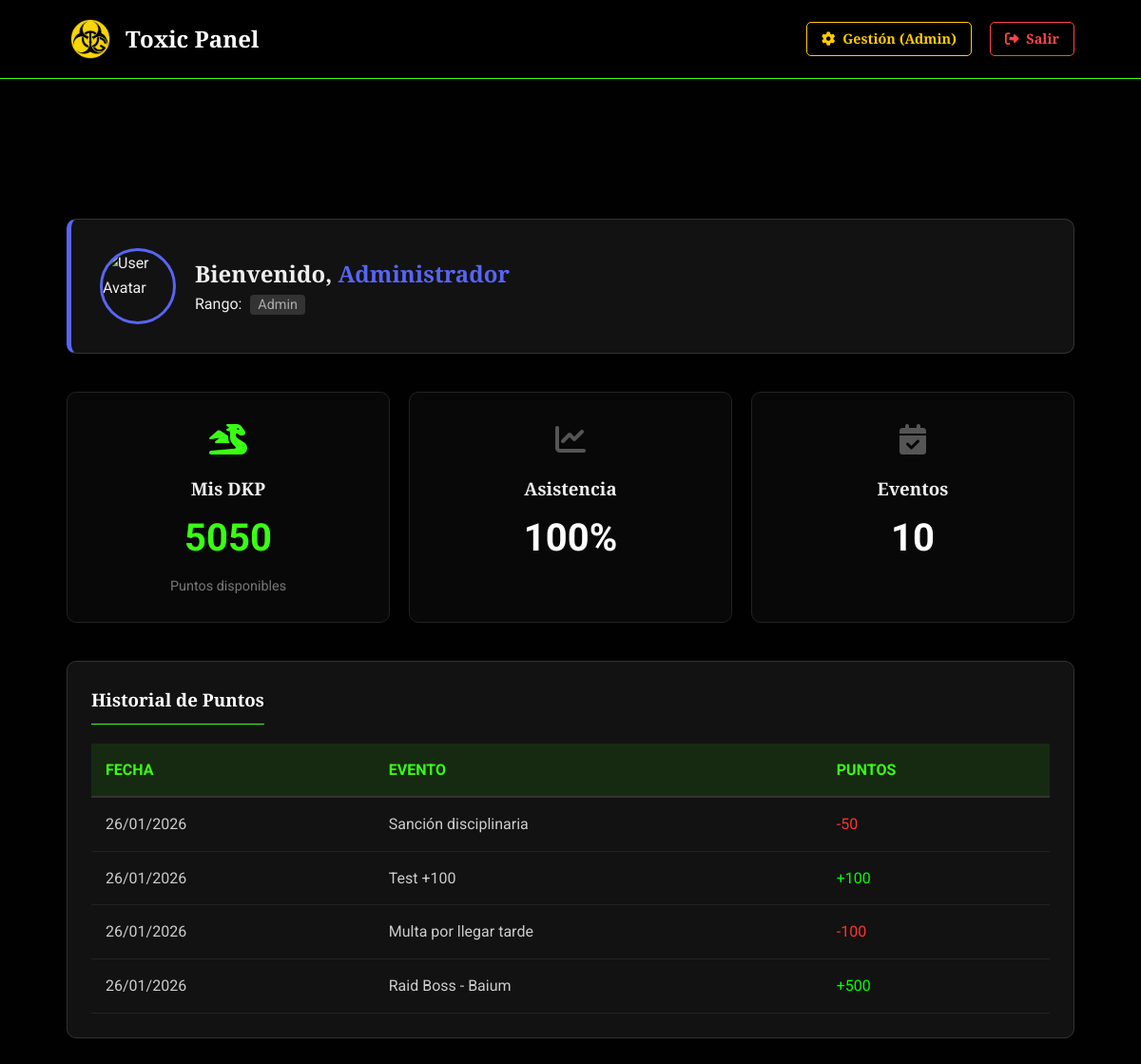
The page /panel/ (signed in) on the database its author committed.
### web/models.py (models this page shows, shortened)
class Perfil(models.Model):
    usuario = models.OneToOneField(User, on_delete=models.CASCADE, verbose_name="Usuario")
    discord_id = models.CharField(max_length=100, blank=True, null=True, verbose_name="ID Discord")
    avatar_url = models.URLField(max_length=500, blank=True, null=True, verbose_name="Link Avatar")
    rango = models.CharField(max_length=50, default="Miembro", verbose_name="Rango del Clan")
    dkp_actuales = models.IntegerField(default=0, verbose_name="Puntos DKP")
    asistencia_porcentaje = models.IntegerField(default=0, verbose_name="% Asistencia")
    eventos_participados = models.IntegerField(default=0, verbose_name="Raids Totales")
    class Meta:
        verbose_name = "Perfil de Jugador"
        verbose_name_plural = "Perfiles de Jugadores"

class HistorialDKP(models.Model):
    perfil = models.ForeignKey(Perfil, on_delete=models.CASCADE, verbose_name="Jugador")
    fecha = models.DateTimeField(auto_now_add=True, verbose_name="Fecha y Hora")
    evento = models.CharField(max_length=200, verbose_name="Motivo / Evento")
    cantidad = models.IntegerField(verbose_name="Cantidad de Puntos")
    class Meta:
        verbose_name = "Registro de Historial"
        verbose_name_plural = "Historial de Puntos"
        ordering = ['-fecha'] # Ordena siempre del más reciente al más antiguo

### web/views.py (the view)
# urls.py: path('panel/', views.panel, name='panel'),
@login_required
def panel(request):
    try:
        perfil_usuario = Perfil.objects.get(usuario=request.user)
        historial = HistorialDKP.objects.filter(perfil=perfil_usuario).order_by('-fecha')[:10]
        context = {
            'perfil': perfil_usuario,
            'historial': historial
        }
    except Perfil.DoesNotExist:
        context = {
            'error': 'Tu cuenta no tiene un Perfil de Jugador activo. Contacta a un Administrador.'
        }
    return render(request, 'web/panel.html', context)

### web/templates/web/panel.html (shortened to what this page needs)
{% extends 'web/base.html' %}
{% load static %}
{% block body_class %}modo-panel{% endblock %}
{% block content %}
    <header>
        <div class="container nav-container">
            <a href="{% url 'index' %}" class="logo">
                <img src="{% static 'web/assets/img_Icon_1.png' %}" alt="Logo" class="logo-icon">
                Toxic Panel
            </a>
            <nav>
                {% if user.is_superuser or user.is_staff %}
                    <a href="/admin/" target="_blank" class="nav-link btn-admin">
                        <i class="fa-solid fa-gear"></i> Gestión (Admin)
                    </a>
                {% endif %}
                <a href="{% url 'logout' %}" class="nav-link btn-logout">
                    <i class="fa-solid fa-right-from-bracket"></i> Salir
                </a>
            </nav>
        </div>
    </header>
    <section class="panel-section">
        <div class="container">
            {% if error %}
                <div style="background: #ff3333; color: white; padding: 20px; border-radius: 10px; margin-bottom: 20px; text-align: center;">
                    <i class="fa-solid fa-triangle-exclamation"></i> {{ error }}
                </div>
            {% else %}
                <div class="user-profile-box">
                    <div class="profile-header">
                        <img src="https://cdn.discordapp.com/embed/avatars/0.png" alt="User Avatar" class="discord-avatar">
                        <div class="profile-info">
                            <h2>Bienvenido, <span class="username">{{ perfil.usuario.username }}</span></h2>
                            <p class="rank">Rango: <span class="rank-badge">{{ perfil.rango }}</span></p>
                        </div>
                    </div>
                </div>
                <div class="stats-grid">
                    <div class="stat-card dkp-card">
                        <div class="icon-stat"><i class="fa-solid fa-dragon"></i></div>
                        <h3>Mis DKP</h3>
                        <p class="number">{{ perfil.dkp_actuales }}</p>
                        <span class="subtext">Puntos disponibles</span>
                    </div>
                    <div class="stat-card">
                        <div class="icon-stat"><i class="fa-solid fa-chart-line"></i></div>
                        <h3>Asistencia</h3>
                        <p class="number">{{ perfil.asistencia_porcentaje }}%</p>
                    </div>
                    <div class="stat-card">
                        <div class="icon-stat"><i class="fa-solid fa-calendar-check"></i></div>
                        <h3>Eventos</h3>
                        <p class="number">{{ perfil.eventos_participados }}</p>
                    </div>
                </div>
                <div class="history-table-box">
                    <h3>Historial de Puntos</h3>
                    <table>
                        <thead>
                            <tr>
                                <th>Fecha</th>
                                <th>Evento</th>
                                <th>Puntos</th>
                            </tr>
                        </thead>
                        <tbody>
                            {% for movimiento in historial %}
                            <tr>
                                <td>{{ movimiento.fecha|date:"d/m/Y" }}</td>
                                <td>{{ movimiento.evento }}</td>
                                <td>
                                    {% if movimiento.cantidad > 0 %}
                                        <span style="color: #00ff00;">+{{ movimiento.cantidad }}</span>
                                    {% else %}
                                        <span style="color: #ff3333;">{{ movimiento.cantidad }}</span>
                                    {% endif %}
                                </td>
                            </tr>
                            {% empty %}
                            <tr>
                                <td colspan="3" style="text-align: center; color: #666; padding: 20px;">
                                    Aún no tienes actividad registrada.
                                </td>
                            </tr>
                            {% endfor %}
                        </tbody>
                    </table>
                </div>
            {% endif %}
        </div>
    </section>
{% endblock %}

### web/static/web/style.css (style rules this page uses)
:root { --color-toxic: #39ff14; --color-discord: #5865F2; --color-dark: #050505; --color-panel: rgba(20, 20, 20, 0.95); --color-border: #333; --font-gamer: 'Cinzel', serif; --font-text: 'Roboto', sans-serif; }
html { scroll-behavior: smooth; scroll-padding-top: 85px; }
* { margin: 0; padding: 0; box-sizing: border-box; }
body { font-family: var(--font-text); line-height: 1.6; color: #eee; padding-top: 80px; background-color: var(--color-dark); position: relative; }
body::before { content: ""; position: fixed; top: 0; left: 0; width: 100%; height: 100%; z-index: -1; background: url('assets/img_Fondo_Principal.png') center/cover no-repeat; filter: grayscale(100%) brightness(0.4); }
h1, h2, h3, .nav-link, .btn-cta, .logo, .btn-login { font-family: var(--font-gamer); font-weight: 700; }
a { text-decoration: none; color: inherit; transition: 0.3s; }
.container { max-width: 1100px; margin: 0 auto; padding: 0 20px; }
header { background: #111; padding: 1rem 0; position: fixed; width: 100%; top: 0; left: 0; z-index: 1000; transition: all 0.3s ease; border-bottom: 1px solid var(--color-border); }
.nav-container { display: flex; justify-content: space-between; align-items: center; }
.logo { font-size: 1.5rem; color: #fff; z-index: 1001; display: flex; align-items: center; gap: 12px; }
.logo-icon { height: 50px; width: auto; transition: transform 0.3s ease; }
.nav-link { color: #fff; font-size: 1.1rem; position: relative; }
.nav-link::after { content: ''; position: absolute; width: 100%; height: 2px; bottom: -5px; left: 0; background-color: var(--color-toxic); transform: scaleX(0); transition: transform 0.3s ease-out; }
.nav-link.btn-admin::after, .nav-link.btn-logout::after { display: none !important; }
.btn-admin { border: 1px solid #ffcc00; color: #ffcc00 !important; padding: 5px 15px; border-radius: 5px; margin-right: 15px; transition: 0.3s; font-size: 0.9rem; display: inline-flex; align-items: center; gap: 8px; }
.btn-logout { border: 1px solid #ff4444; color: #ff4444 !important; padding: 5px 15px; border-radius: 5px; transition: 0.3s; font-size: 0.9rem; display: inline-flex; align-items: center; gap: 8px; }
.panel-section { padding-top: 150px; padding-bottom: 80px; min-height: 100vh; }
body.modo-panel header { background: rgba(0,0,0,0.8); border-bottom: 1px solid var(--color-toxic); }
.user-profile-box { background: var(--color-panel); border: 1px solid var(--color-border); border-left: 5px solid var(--color-discord); padding: 30px; border-radius: 10px; margin-bottom: 40px; }
.profile-header { display: flex; align-items: center; gap: 20px; }
.discord-avatar { width: 80px; height: 80px; border-radius: 50%; border: 3px solid var(--color-discord); object-fit: cover; }
.username { color: var(--color-discord); font-weight: bold; font-size: 1.5rem; }
.rank-badge { background: #333; padding: 2px 8px; border-radius: 4px; font-size: 0.9rem; color: #aaa; margin-left: 5px; }
.stats-grid { display: grid; grid-template-columns: repeat(auto-fit, minmax(250px, 1fr)); gap: 20px; margin-bottom: 40px; }
.stat-card { background: rgba(10,10,10,0.8); padding: 25px; border: 1px solid #222; border-radius: 10px; text-align: center; transition: transform 0.3s; }
.icon-stat { font-size: 2rem; margin-bottom: 10px; color: #555; }
.number { font-size: 2.5rem; font-weight: bold; color: #fff; margin: 5px 0; }
.subtext { font-size: 0.9rem; color: #777; }
.dkp-card .number, .dkp-card .icon-stat { color: var(--color-toxic); }
.history-table-box { background: var(--color-panel); padding: 25px; border-radius: 10px; margin-top: 30px; border: 1px solid var(--color-border); }
.history-table-box h3 { color: #fff; margin-bottom: 20px; border-bottom: 1px solid var(--color-toxic); display: inline-block; padding-bottom: 10px; }
table { width: 100%; border-collapse: collapse; color: #ccc; }
thead tr { background-color: rgba(57, 255, 20, 0.1); }
th { text-align: left; padding: 15px; color: var(--color-toxic); text-transform: uppercase; border-bottom: 2px solid #333; }
td { padding: 15px; border-bottom: 1px solid #222; }

### rows shown on the page
Perfil: usuario.username "Administrador", rango "Admin", dkp_actuales "5050", asistencia_porcentaje "100", eventos_participados "10"
HistorialDKP: fecha "26/01/2026", evento "Sanción disciplinaria", cantidad "-50"
HistorialDKP: fecha "26/01/2026", evento "Test +100", cantidad "100"
HistorialDKP: fecha "26/01/2026", evento "Multa por llegar tarde", cantidad "-100"
HistorialDKP: fecha "26/01/2026", evento "Raid Boss - Baium", cantidad "500"
